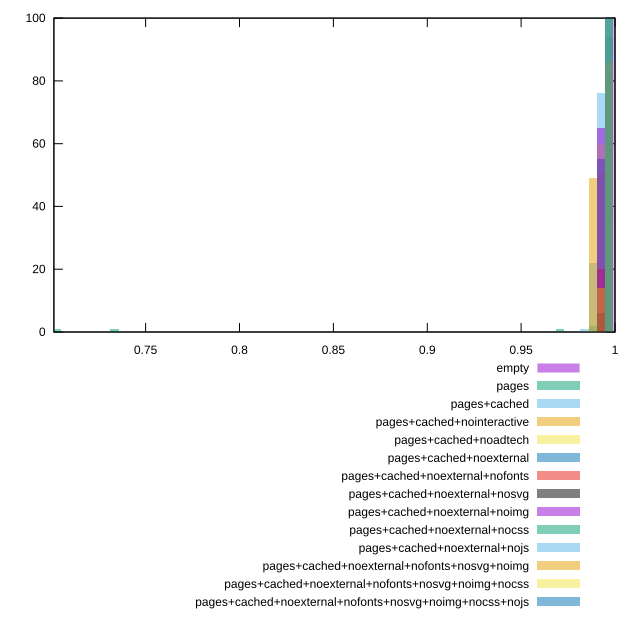

The script that saved this image:
reset
set terminal svg size 640, 620 enhanced background rgb 'white'
set output "report_00007_2020-12-11T15:55:29.892Z/first-cpu-idle/comparison/histogram/all_score.svg"

$empty <<EOF
1.0013565938096554 100
EOF

$pages <<EOF
0.7027063816208108 1
0.9969646789245253 82
0.9925727640393953 13
0.9881808491542652 2
0.970613189613745 1
0.7334497858167213 1
EOF

$pagesCached <<EOF
0.9969646789245253 1
0.9925727640393953 76
0.9881808491542652 22
0.9837889342691352 1
EOF

$pagesCachedNointeractive <<EOF
0.9925727640393953 51
0.9881808491542652 49
EOF

$pagesCachedNoadtech <<EOF
0.9925727640393953 60
0.9969646789245253 40
EOF

$pagesCachedNoexternal <<EOF
0.9969646789245253 45
0.9925727640393953 55
EOF

$pagesCachedNoexternalNofonts <<EOF
0.9969646789245253 80
0.9925727640393953 20
EOF

$pagesCachedNoexternalNosvg <<EOF
0.9969646789245253 94
0.9925727640393953 6
EOF

$pagesCachedNoexternalNoimg <<EOF
0.9969646789245253 35
0.9925727640393953 65
EOF

$pagesCachedNoexternalNocss <<EOF
0.9969646789245253 100
EOF

$pagesCachedNoexternalNojs <<EOF
0.9969646789245253 100
EOF

$pagesCachedNoexternalNofontsNosvgNoimg <<EOF
0.9969646789245253 86
0.9925727640393953 14
EOF

$pagesCachedNoexternalNofontsNosvgNoimgNocss <<EOF
0.9969646789245253 100
EOF

$pagesCachedNoexternalNofontsNosvgNoimgNocssNojs <<EOF
0.9969646789245253 100
EOF

set key outside below
set boxwidth 0.0043919148851300676
set yrange [0:100]
set style fill transparent solid 0.5 noborder

plot \
  $empty title "empty" with boxes, \
  $pages title "pages" with boxes, \
  $pagesCached title "pages+cached" with boxes, \
  $pagesCachedNointeractive title "pages+cached+nointeractive" with boxes, \
  $pagesCachedNoadtech title "pages+cached+noadtech" with boxes, \
  $pagesCachedNoexternal title "pages+cached+noexternal" with boxes, \
  $pagesCachedNoexternalNofonts title "pages+cached+noexternal+nofonts" with boxes, \
  $pagesCachedNoexternalNosvg title "pages+cached+noexternal+nosvg" with boxes, \
  $pagesCachedNoexternalNoimg title "pages+cached+noexternal+noimg" with boxes, \
  $pagesCachedNoexternalNocss title "pages+cached+noexternal+nocss" with boxes, \
  $pagesCachedNoexternalNojs title "pages+cached+noexternal+nojs" with boxes, \
  $pagesCachedNoexternalNofontsNosvgNoimg title "pages+cached+noexternal+nofonts+nosvg+noimg" with boxes, \
  $pagesCachedNoexternalNofontsNosvgNoimgNocss title "pages+cached+noexternal+nofonts+nosvg+noimg+nocss" with boxes, \
  $pagesCachedNoexternalNofontsNosvgNoimgNocssNojs title "pages+cached+noexternal+nofonts+nosvg+noimg+nocss+nojs" with boxes, \


reset
